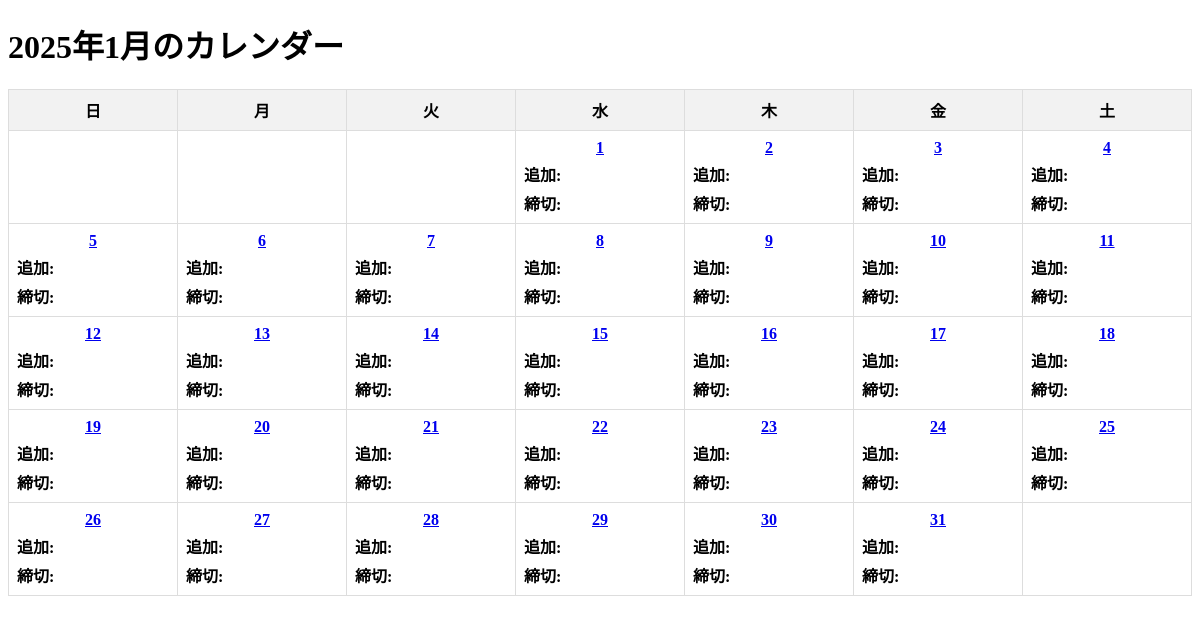
Before: / with the older database file.
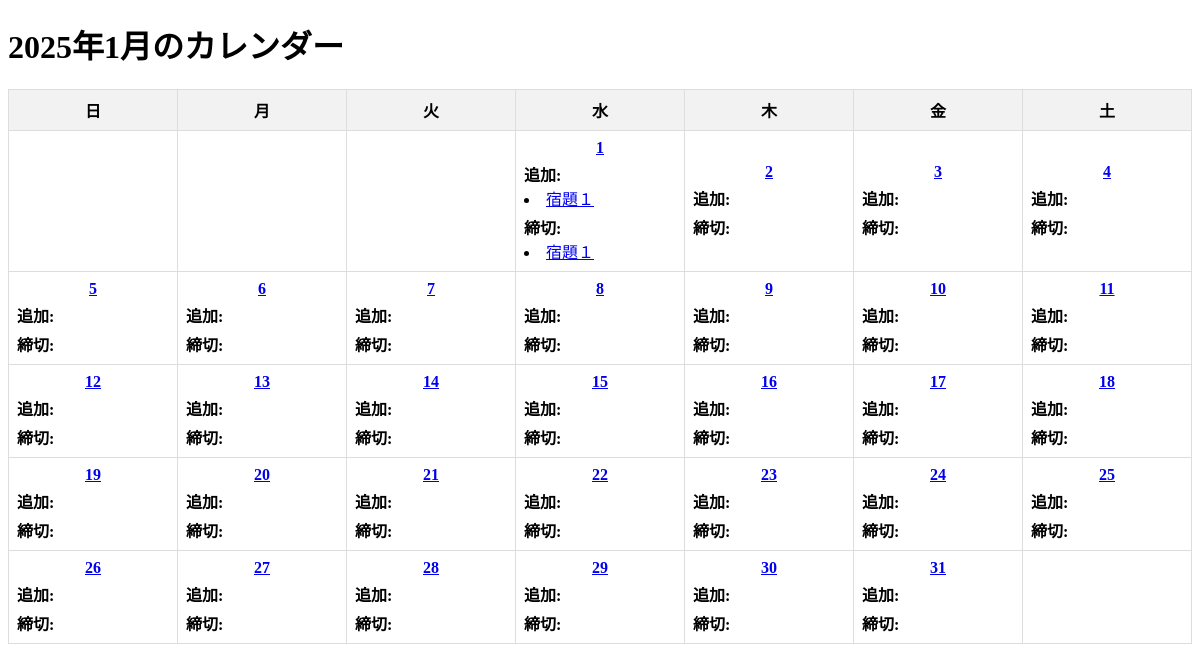
After: the same page with the newer database file.
### models/ToDo.py (models this page shows)
class ToDo(Model):
    todo = CharField()
    a_day = DateField() #追加日
    c_day = DateField() #締切日
    class Meta:
        database = db

### app.py (the view)
@app.route('/')
def index():
    now = datetime.now()
    year = now.year
    month = now.month
    cal = calendar.Calendar(firstweekday=6)
    month_days = cal.monthdayscalendar(year, month)
    Atodo = {}
    Ctodo = {}
    for i in range(1, 32):
        try:
            today = datetime(year, month, i).date()
        except ValueError:
            continue  # 日付が無効な場合（例: 2月30日）、スキップする
        Atodo[i] = list(ToDo.select().where(ToDo.a_day == today))
        Ctodo[i] = list(ToDo.select().where(ToDo.c_day == today))
    return render_template('home.html', year=year, month=month, month_days=month_days, Atodo=Atodo, Ctodo=Ctodo)

### templates/home.html (shortened to what this page needs)
<!DOCTYPE html>
<html lang="ja">
<head>
</head>
<body>
    <h1>{{ year }}年{{ month }}月のカレンダー</h1>
    <table>
        <thead>
            <tr>
                <th>日</th>
                <th>月</th>
                <th>火</th>
                <th>水</th>
                <th>木</th>
                <th>金</th>
                <th>土</th>
            </tr>
        </thead>
        <tbody>
            {% for week in month_days %}
                <tr>
                    {% for day in week %}
                        {% if day == 0 %}
                        <td></td>
                        {% else %}
                        <td>
                            <a href="{{ url_for('day_data.day_data', year=year, month=month, data=day) }}">
                                <strong>{{ day }}</strong>
                            </a>
                            <div style="text-align: left; margin-top: 5px;">
                                <strong>追加:</strong><br>
                                {% for todo in Atodo.get(day, []) %}
                                    <li>
                                        <a class="todo" href="{{ url_for('todo.todo', year=year, month=month, day=day) }}">
                                            {{ todo.todo }}
                                        </a><br>
                                    </li>
                                {% endfor %}
                            </div>
                            <div style="text-align: left; margin-top: 5px;">
                                <strong>締切:</strong><br>
                                {% for todo in Ctodo.get(day, []) %}
                                    <li>
                                        <a class="todo" href="{{ url_for('todo.todo', year=year, month=month, day=day) }}">
                                        {{ todo.todo }}
                                        </a><br>
                                    </li>
                                {% endfor %}
                            </div>
                        </td>
                        {% endif %}
                    {% endfor %}
                </tr>
            {% endfor %}
        </tbody>
    </table>
</body>
</html>

Changed rows visible on the page:
added ToDo: todo "宿題１"
